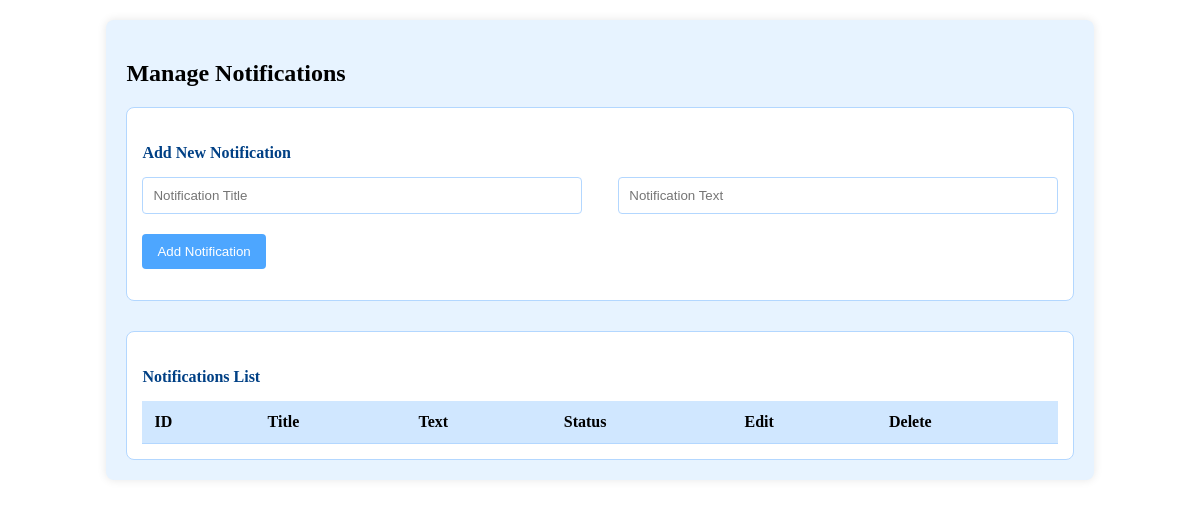
/Admin/notification.php, run on an earlier commit of the app's database.
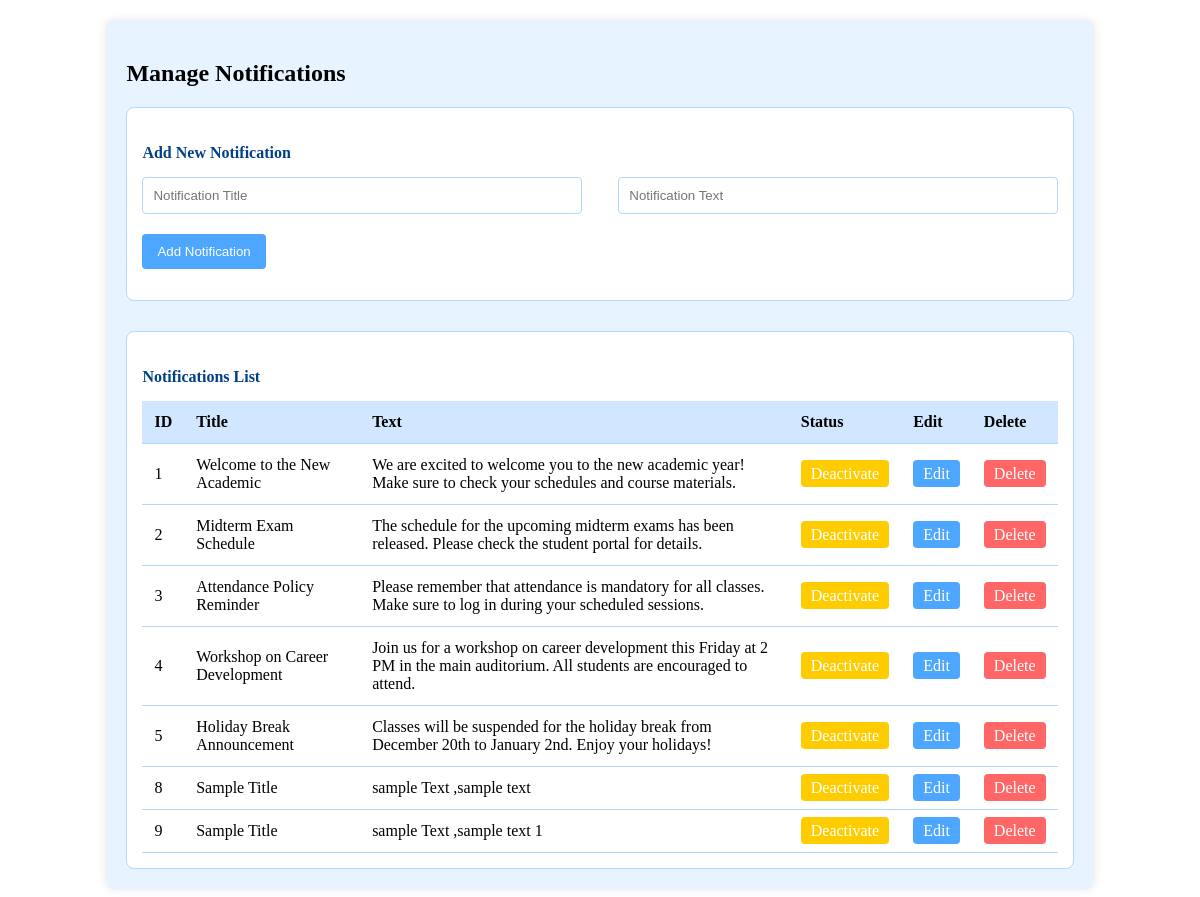
And on a later commit of the database.
### tables this page shows
CREATE TABLE `tblnotification` (
  `notification_id` int(11) NOT NULL,
  `notification_text` text NOT NULL,
  `notification_status` int(11) NOT NULL,
  `notification_title` text NOT NULL
);

### Admin/notification.php (the view, shortened to what this page needs)
<?php
include('../includes/dbcon.php');
$edit_notification = false;
$notification = [];
?>
<div class="notifications-section">
    <h2 class="text-center">Manage Notifications</h2>
    <div class="form-container">
        <h4><?php echo $edit_notification ? 'Edit Notification' : 'Add New Notification'; ?></h4>
        <form method="POST" action="notification.php">
            <div class="form-row">
                <input type="text" name="notification_title" placeholder="Notification Title"
                    value="<?= $edit_notification ? htmlspecialchars($notification['notification_title']) : '' ?>" required>
                <input type="text" name="notification_text" placeholder="Notification Text"
                    value="<?= $edit_notification ? htmlspecialchars($notification['notification_text']) : '' ?>" required>
            </div>
            <?php if ($edit_notification): ?>
                <button type="submit" name="update_notification" class="submit-btn">Update Notification</button>
            <?php else: ?>
                <button type="submit" name="add_notification" class="submit-btn">Add Notification</button>
            <?php endif; ?>
        </form>
    </div>
    <div class="list-container">
        <h4>Notifications List</h4>
        <table>
            <thead>
                <tr>
                    <th>ID</th>
                    <th>Title</th>
                    <th>Text</th>
                    <th>Status</th>
                    <th>Edit</th>
                    <th>Delete</th>
                </tr>
            </thead>
            <tbody>
                <?php
                $result = $conn->query("SELECT * FROM tblnotification");
                while ($row = $result->fetch_assoc()): ?>
                    <tr>
                        <td><?= $row['notification_id'] ?></td>
                        <td><?= $row['notification_title'] ?></td>
                        <td><?= $row['notification_text'] ?></td>
                        <td>
                            <a href="notification.php?status=<?= $row['notification_id'] ?>&current_status=<?= $row['notification_status'] ?>" class="btn btn-status">
                                <?= $row['notification_status'] == 1 ? 'Deactivate' : 'Activate' ?>
                            </a>
                        </td>
                        <td>
                            <a href="index.php?page=notification.php?edit=<?= $row['notification_id'] ?>" class="btn btn-edit">Edit</a>
                        </td>
                        <td>
                            <a href="notification.php?delete=<?= $row['notification_id'] ?>" class="btn btn-delete"
                                onclick="return confirm('Are you sure you want to delete this notification?');">Delete</a>
                        </td>
                    </tr>
                <?php endwhile; ?>
            </tbody>
        </table>
    </div>
</div>

What changed in the data, as far as the page shows it:
added tblnotification: notification_id "1", notification_title "Welcome to the New Academic", notification_text "We are excited to welcome you to the new academic year! Make sure to check your schedules and course materials.", notification_status "Deactivate"
added tblnotification: notification_id "2", notification_title "Midterm Exam Schedule", notification_text "The schedule for the upcoming midterm exams has been released. Please check the student portal for details.", notification_status "Deactivate"
added tblnotification: notification_id "3", notification_title "Attendance Policy Reminder", notification_text "Please remember that attendance is mandatory for all classes. Make sure to log in during your scheduled sessions.", notification_status "Deactivate"
added tblnotification: notification_id "4", notification_title "Workshop on Career Development", notification_text "Join us for a workshop on career development this Friday at 2 PM in the main auditorium. All students are encouraged to attend.", notification_status "Deactivate"
added tblnotification: notification_id "5", notification_title "Holiday Break Announcement", notification_text "Classes will be suspended for the holiday break from December 20th to January 2nd. Enjoy your holidays!", notification_status "Deactivate"
added tblnotification: notification_id "8", notification_title "Sample Title", notification_text "sample Text ,sample text", notification_status "Deactivate"
added tblnotification: notification_id "9", notification_title "Sample Title", notification_text "sample Text ,sample text 1", notification_status "Deactivate"
